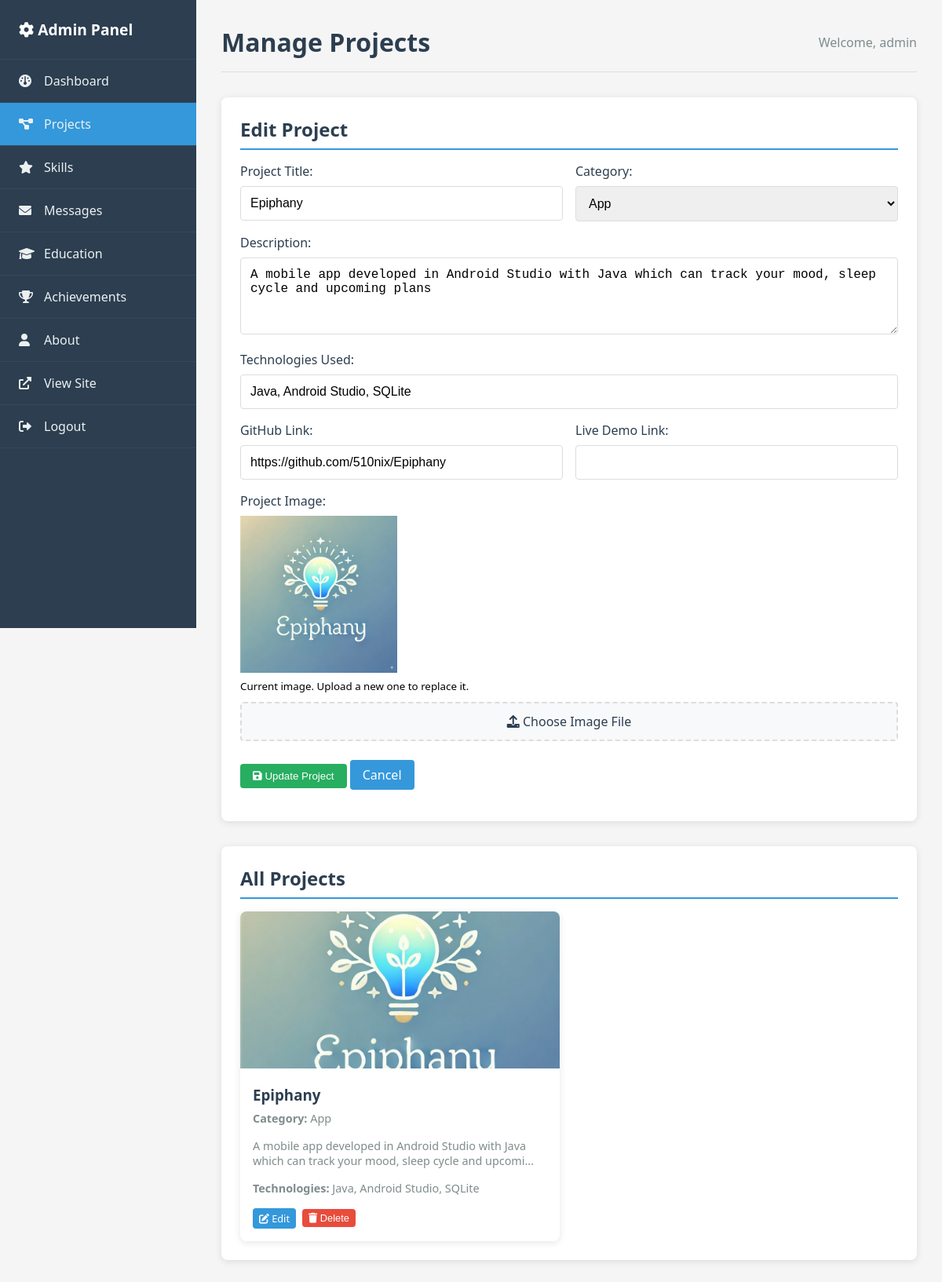
Page /admin/projects.php?edit=1 (signed in) on the committed database.
### tables this page shows
CREATE TABLE projects (
    id INT AUTO_INCREMENT PRIMARY KEY,
    title VARCHAR(255) NOT NULL,
    description TEXT NOT NULL,
    image VARCHAR(255) NOT NULL,
    category ENUM('app', 'web', 'other') NOT NULL,
    github_link VARCHAR(255),
    live_link VARCHAR(255),
    technologies VARCHAR(500),
    status ENUM('active', 'inactive') DEFAULT 'active',
    created_at TIMESTAMP DEFAULT CURRENT_TIMESTAMP,
    updated_at TIMESTAMP DEFAULT CURRENT_TIMESTAMP ON UPDATE CURRENT_TIMESTAMP
);

### functions/portfolio_functions.php (called while the page is built, shortened)
<?php
require_once __DIR__ . '/../config/database.php';
function getProjectById($pdo, $id) {
    $sql = "SELECT * FROM projects WHERE id = ?";
    return fetchOne($pdo, $sql, [$id]);
}
?>

### config/database.php (called while the page is built, shortened)
<?php
function executeQuery($pdo, $sql, $params = []) {
    try {
        $stmt = $pdo->prepare($sql);
        $stmt->execute($params);
        return $stmt;
    } catch(PDOException $e) {
        error_log("Database Error: " . $e->getMessage());
        return false;
    }
}
function fetchAll($pdo, $sql, $params = []) {
    $stmt = executeQuery($pdo, $sql, $params);
    return $stmt ? $stmt->fetchAll() : [];
}
function fetchOne($pdo, $sql, $params = []) {
    $stmt = executeQuery($pdo, $sql, $params);
    return $stmt ? $stmt->fetch() : null;
}
?>

### admin/projects.php (the view, shortened to what this page needs)
<?php
require_once '../config/database.php';
require_once '../functions/portfolio_functions.php';
$projects = fetchAll($pdo, "SELECT * FROM projects ORDER BY created_at DESC");
$editProject = null;
if (isset($_GET['edit']) && is_numeric($_GET['edit'])) {
    $editProject = getProjectById($pdo, $_GET['edit']);
}
?>
<!DOCTYPE html>
<html lang="en">
<head>
    <link rel="stylesheet" href="https://cdnjs.cloudflare.com/ajax/libs/font-awesome/6.0.0/css/all.min.css">
    <link rel="stylesheet" href="admin_style.css">
</head>
<body>
    <div class="admin-container">
        <nav class="sidebar">
            <div class="sidebar-header">
                <h2><i class="fas fa-cog"></i> Admin Panel</h2>
            </div>
            <ul class="sidebar-menu">
                <li><a href="dashboard.php"><i class="fas fa-dashboard"></i> Dashboard</a></li>
                <li><a href="projects.php" class="active"><i class="fas fa-project-diagram"></i> Projects</a></li>
                <li><a href="skills.php"><i class="fas fa-star"></i> Skills</a></li>
                <li><a href="messages.php"><i class="fas fa-envelope"></i> Messages</a></li>
                <li><a href="education.php"><i class="fas fa-graduation-cap"></i> Education</a></li>
                <li><a href="achievements.php"><i class="fas fa-trophy"></i> Achievements</a></li>
                <li><a href="about.php"><i class="fas fa-user"></i> About</a></li>
                <li><a href="../index.php" target="_blank"><i class="fas fa-external-link-alt"></i> View Site</a></li>
                <li><a href="logout.php"><i class="fas fa-sign-out-alt"></i> Logout</a></li>
            </ul>
        </nav>
        <div class="main-content">
            <div class="header">
                <h1>Manage Projects</h1>
                <div class="user-info">
                    Welcome, <?php echo htmlspecialchars($_SESSION['admin_username']); ?>
                </div>
            </div>
            <div class="content-section">
                <h2><?php echo $editProject ? 'Edit Project' : 'Add New Project'; ?></h2>
                <form method="POST" enctype="multipart/form-data">
                    <div class="form-row">
                        <div class="form-group">
                            <label for="title">Project Title:</label>
                            <input type="text" id="title" name="title" required
                                   value="<?php echo $editProject ? htmlspecialchars($editProject['title']) : ''; ?>">
                        </div>
                        <div class="form-group">
                            <label for="category">Category:</label>
                            <select id="category" name="category" required>
                                <option value="app" <?php echo ($editProject && $editProject['category'] === 'app') ? 'selected' : ''; ?>>App</option>
                            </select>
                        </div>
                    </div>
                    <div class="form-group">
                        <label for="description">Description:</label>
                        <textarea id="description" name="description" rows="4" required><?php echo $editProject ? htmlspecialchars($editProject['description']) : ''; ?></textarea>
                    </div>
                    <div class="form-group">
                        <label for="technologies">Technologies Used:</label>
                        <input type="text" id="technologies" name="technologies"
                               placeholder="e.g., PHP, JavaScript, MySQL"
                               value="<?php echo $editProject ? htmlspecialchars($editProject['technologies']) : ''; ?>">
                    </div>
                    <div class="form-row">
                        <div class="form-group">
                            <label for="github_link">GitHub Link:</label>
                            <input type="url" id="github_link" name="github_link"
                                   value="<?php echo $editProject ? htmlspecialchars($editProject['github_link']) : ''; ?>">
                        </div>
                        <div class="form-group">
                            <label for="live_link">Live Demo Link:</label>
                            <input type="url" id="live_link" name="live_link"
                                   value="<?php echo $editProject ? htmlspecialchars($editProject['live_link']) : ''; ?>">
                        </div>
                    </div>
                    <div class="form-group">
                        <label for="image">Project Image:</label>
                        <?php if ($editProject && $editProject['image']): ?>
                            <div style="margin-bottom: 10px;">
                                <img src="../<?php echo htmlspecialchars($editProject['image']); ?>"
                                     alt="Current Image" style="max-width: 200px; height: auto;">
                                <p><small>Current image. Upload a new one to replace it.</small></p>
                            </div>
                        <?php endif; ?>
                        <div class="file-upload">
                            <label for="image" class="file-upload-label">
                                <i class="fas fa-upload"></i> Choose Image File
                            </label>
                        </div>
                    </div>
                    <div class="form-group">
                        <button type="submit" class="btn btn-success">
                            <i class="fas fa-save"></i> <?php echo $editProject ? 'Update Project' : 'Add Project'; ?>
                        </button>
                        <?php if ($editProject): ?>
                            <a href="projects.php" class="btn">Cancel</a>
                        <?php endif; ?>
                    </div>
                </form>
            </div>
            <div class="content-section">
                <h2>All Projects</h2>
                <div class="card-grid">
                    <?php foreach ($projects as $project): ?>
                        <div class="item-card">
                            <?php if ($project['image']): ?>
                                <img src="../<?php echo htmlspecialchars($project['image']); ?>"
                                     alt="<?php echo htmlspecialchars($project['title']); ?>">
                            <?php endif; ?>
                            <div class="item-card-content">
                                <h3><?php echo htmlspecialchars($project['title']); ?></h3>
                                <p><strong>Category:</strong> <?php echo ucfirst($project['category']); ?></p>
                                <p><?php echo htmlspecialchars(substr($project['description'], 0, 100)) . '...'; ?></p>
                                <?php if ($project['technologies']): ?>
                                    <p><strong>Technologies:</strong> <?php echo htmlspecialchars($project['technologies']); ?></p>
                                <?php endif; ?>
                                <div class="item-card-actions">
                                    <a href="projects.php?edit=<?php echo $project['id']; ?>" class="btn btn-sm">
                                        <i class="fas fa-edit"></i> Edit
                                    </a>
                                    <form method="POST" style="display: inline;"
                                          onsubmit="return confirm('Are you sure you want to delete this project?')">
                                        <button type="submit" class="btn btn-sm btn-danger">
                                            <i class="fas fa-trash"></i> Delete
                                        </button>
                                    </form>
                                </div>
                            </div>
                        </div>
                    <?php endforeach; ?>
                </div>
            </div>
        </div>
    </div>
</body>
</html>

### admin/admin_style.css (style rules this page uses)
* { margin: 0; padding: 0; box-sizing: border-box; }
body { font-family: 'Segoe UI', Tahoma, Geneva, Verdana, sans-serif; background: #f5f5f5; }
.admin-container { display: flex; min-height: 100vh; }
.sidebar { width: 250px; background: #2c3e50; color: white; position: fixed; height: 100vh; overflow-y: auto; }
.sidebar-header { padding: 1.5rem; border-bottom: 1px solid #34495e; }
.sidebar-header h2 { font-size: 1.2rem; }
.sidebar-menu { list-style: none; padding: 0; }
.sidebar-menu li { border-bottom: 1px solid #34495e; }
.sidebar-menu a { display: flex; align-items: center; padding: 1rem 1.5rem; color: #ecf0f1; text-decoration: none; transition: background 0.3s ease; position: relative; }
.sidebar-menu a:hover, .sidebar-menu a.active { background: #3498db; }
.sidebar-menu a i { margin-right: 0.75rem; width: 20px; }
.main-content { margin-left: 250px; padding: 2rem; width: calc(100% - 250px); }
.header { display: flex; justify-content: space-between; align-items: center; margin-bottom: 2rem; padding-bottom: 1rem; border-bottom: 1px solid #ddd; }
.header h1 { color: #2c3e50; }
.user-info { color: #7f8c8d; }
.content-section { background: white; padding: 1.5rem; border-radius: 8px; box-shadow: 0 2px 10px rgba(0,0,0,0.1); margin-bottom: 2rem; }
.content-section h2 { color: #2c3e50; margin-bottom: 1rem; padding-bottom: 0.5rem; border-bottom: 2px solid #3498db; }
.btn { background: #3498db; color: white; padding: 0.5rem 1rem; border: none; border-radius: 4px; text-decoration: none; cursor: pointer; display: inline-block; transition: background 0.3s ease; }
.btn-sm { padding: 0.25rem 0.5rem; font-size: 0.8rem; }
.btn-success { background: #27ae60; }
.btn-danger { background: #e74c3c; }
.form-group { margin-bottom: 1rem; }
.form-group label { display: block; margin-bottom: 0.5rem; color: #2c3e50; font-weight: 500; }
.form-group input, .form-group textarea, .form-group select { width: 100%; padding: 0.75rem; border: 1px solid #ddd; border-radius: 4px; font-size: 1rem; }
.form-row { display: grid; grid-template-columns: 1fr 1fr; gap: 1rem; }
.card-grid { display: grid; grid-template-columns: repeat(auto-fill, minmax(300px, 1fr)); gap: 1.5rem; }
.item-card { background: white; border-radius: 8px; box-shadow: 0 2px 10px rgba(0,0,0,0.1); overflow: hidden; transition: transform 0.3s ease; }
.item-card img { width: 100%; height: 200px; object-fit: cover; }
.item-card-content { padding: 1rem; }
.item-card h3 { color: #2c3e50; margin-bottom: 0.5rem; }
.item-card p { color: #7f8c8d; font-size: 0.9rem; margin-bottom: 1rem; }
.item-card-actions { display: flex; gap: 0.5rem; }
.file-upload { position: relative; display: inline-block; cursor: pointer; width: 100%; }
.file-upload-label { display: block; padding: 0.75rem; background: #f8f9fa; border: 2px dashed #ddd; border-radius: 4px; text-align: center; color: #7f8c8d; transition: all 0.3s ease; }
.btn-danger { background: #e74c3c; border-color: #c0392b; }

### rows in the picture
projects: title "Epiphany", category "App", description "A mobile app developed in Android Studio with Java which can track your mood, sleep cycle and upcoming plans", technologies "Java, Android Studio, SQLite", github_link "https://github.com/510nix/Epiphany", image (picture), description "A mobile app developed in Android Studio with Java which can track your mood, sleep cycle and upcomi"

### other values in the picture
$_SESSION['admin_username'] "admin"
